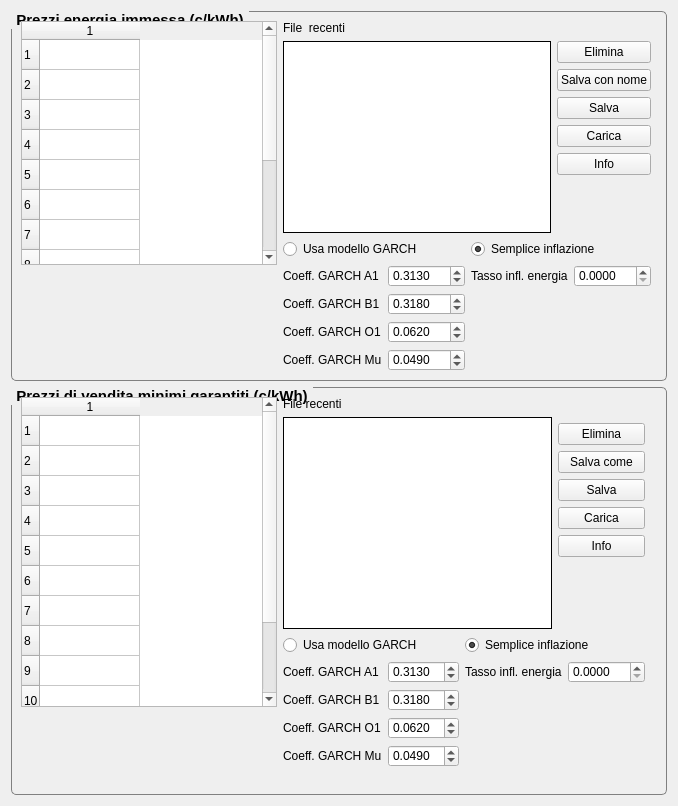
     <widget class="QWidget" name="page_3">
      <layout class="QGridLayout" name="gridLayout_21">
       <item row="0" column="0">
        <widget class="QGroupBox" name="groupPrezzi">
         <property name="sizePolicy">
          <sizepolicy hsizetype="Expanding" vsizetype="Expanding">
           <horstretch>0</horstretch>
           <verstretch>0</verstretch>
          </sizepolicy>
         </property>
         <property name="font">
          <font>
           <pointsize>11</pointsize>
           <weight>75</weight>
           <bold>true</bold>
          </font>
         </property>
         <property name="styleSheet">
          <string notr="true">QGroupBox {
     background-color: qlineargradient(x1: 0, y1: 0, x2: 0, y2: 1,
                                       stop: 0 #E0E0E0, stop: 1 #FFFFFF);
     border: 1px solid gray;
     border-radius: 5px;
     margin-top: 4ex; /* leave space at the top for the title */
 }
QGroupBox::title {
     subcontrol-origin: margin;
     subcontrol-position: top left; /* position at the top center */
     padding: 0 3px;
      
 }</string>
         </property>
         <property name="title">
          <string>Prezzi energia immessa (c/kWh)</string>
         </property>
         <layout class="QGridLayout" name="gridLayout_29">
          <item row="0" column="0" rowspan="4">
           <widget class="QTableWidget" name="tablePrezziEnergia">
            <property name="rowCount">
             <number>12</number>
            </property>
            <property name="columnCount">
             <number>1</number>
            </property>
            <row/>
            <row/>
            <row/>
            <row/>
            <row/>
            <row/>
            <row/>
            <row/>
            <row/>
            <row/>
            <row/>
            <row/>
            <column/>
           </widget>
          </item>
          <item row="0" column="1">
           <widget class="QLabel" name="label_50">
            <property name="text">
             <string>File  recenti </string>
            </property>
           </widget>
          </item>
          <item row="0" column="4" rowspan="5">
           <widget class="QwtPlot" name="qwtPrezzi">
            <property name="sizePolicy">
             <sizepolicy hsizetype="Expanding" vsizetype="Expanding">
              <horstretch>0</horstretch>
              <verstretch>0</verstretch>
             </sizepolicy>
            </property>
           </widget>
          </item>
          <item row="1" column="1" colspan="2">
           <widget class="QListView" name="listEnergyPrices">
            <property name="maximumSize">
             <size>
              <width>10000</width>
              <height>300</height>
             </size>
            </property>
            <property name="autoFillBackground">
             <bool>true</bool>
            </property>
            <property name="styleSheet">
             <string notr="true"> QListView {
     show-decoration-selected: 1; /* make the selection span the entire width of the view */
 }

 QListView::item:alternate {
     background: #EEEEEE;
 } QListView {
     alternate-background-color: yellow;
 } QListView::item:selected {
     border: 1px solid #6a6ea9;
 }

 QListView::item:selected:!active {
     background: qlineargradient(x1: 0, y1: 0, x2: 0, y2: 1,
                                 stop: 0 #ABAFE5, stop: 1 #8588B2);
 }

 QListView::item:selected:active {
     background: qlineargradient(x1: 0, y1: 0, x2: 0, y2: 1,
                                 stop: 0 #6a6ea9, stop: 1 #888dd9);
 }

 QListView::item:hover {
     background: qlineargradient(x1: 0, y1: 0, x2: 0, y2: 1,
                                 stop: 0 #FAFBFE, stop: 1 #DCDEF1);
 }</string>
            </property>
            <property name="frameShape">
             <enum>QFrame::Panel</enum>
            </property>
            <property name="frameShadow">
             <enum>QFrame::Plain</enum>
            </property>
            <property name="wordWrap">
             <bool>true</bool>
            </property>
           </widget>
          </item>
          <item row="1" column="3">
           <layout class="QGridLayout" name="gridLayout_14">
            <item row="1" column="0">
             <widget class="QPushButton" name="pushSavePrezziEnergiaAs">
              <property name="sizePolicy">
               <sizepolicy hsizetype="Minimum" vsizetype="Preferred">
                <horstretch>0</horstretch>
                <verstretch>0</verstretch>
               </sizepolicy>
              </property>
              <property name="text">
               <string>Salva con nome</string>
              </property>
             </widget>
            </item>
            <item row="2" column="0">
             <widget class="QPushButton" name="pushSavePrezziEnergia">
              <property name="sizePolicy">
               <sizepolicy hsizetype="Minimum" vsizetype="Preferred">
                <horstretch>0</horstretch>
                <verstretch>0</verstretch>
               </sizepolicy>
              </property>
              <property name="text">
               <string>Salva</string>
              </property>
              <property name="icon">
               <iconset>
                <normaloff>:/images/save.png</normaloff>:/images/save.png</iconset>
              </property>
             </widget>
            </item>
            <item row="3" column="0">
             <widget class="QPushButton" name="pushLoadPrezziEnergia">
              <property name="sizePolicy">
               <sizepolicy hsizetype="Minimum" vsizetype="Preferred">
                <horstretch>0</horstretch>
                <verstretch>0</verstretch>
               </sizepolicy>
              </property>
              <property name="text">
               <string>Carica</string>
              </property>
              <property name="icon">
               <iconset>
                <normaloff>:/images/open.png</normaloff>:/images/open.png</iconset>
              </property>
             </widget>
            </item>
            <item row="4" column="0">
             <widget class="QPushButton" name="pushInfoPrezzi">
              <property name="sizePolicy">
               <sizepolicy hsizetype="Minimum" vsizetype="Preferred">
                <horstretch>0</horstretch>
                <verstretch>0</verstretch>
               </sizepolicy>
              </property>
              <property name="text">
               <string>Info</string>
              </property>
             </widget>
            </item>
            <item row="5" column="0">
             <spacer name="verticalSpacer_2">
              <property name="orientation">
               <enum>Qt::Vertical</enum>
              </property>
              <property name="sizeHint" stdset="0">
               <size>
                <width>20</width>
                <height>18</height>
               </size>
              </property>
             </spacer>
            </item>
            <item row="0" column="0">
             <widget class="QPushButton" name="pushCutPrezziFile">
              <property name="text">
               <string>Elimina</string>
              </property>
             </widget>
            </item>
           </layout>
          </item>
          <item row="2" column="1">
           <widget class="QRadioButton" name="radioGARCH">
            <property name="sizePolicy">
             <sizepolicy hsizetype="Minimum" vsizetype="Preferred">
              <horstretch>0</horstretch>
              <verstretch>0</verstretch>
             </sizepolicy>
            </property>
            <property name="minimumSize">
             <size>
              <width>0</width>
              <height>20</height>
             </size>
            </property>
            <property name="text">
             <string>Usa modello GARCH</string>
            </property>
           </widget>
          </item>
          <item row="2" column="2" rowspan="3" colspan="2">
           <layout class="QGridLayout" name="gridLayout_17">
            <item row="0" column="0">
             <widget class="QRadioButton" name="radioSimpleInflation">
              <property name="text">
               <string>Semplice inflazione</string>
              </property>
              <property name="checked">
               <bool>true</bool>
              </property>
             </widget>
            </item>
            <item row="1" column="0">
             <layout class="QHBoxLayout" name="horizontalLayout_4">
              <item>
               <widget class="QLabel" name="label_40">
                <property name="text">
                 <string>Tasso infl. energia</string>
                </property>
               </widget>
              </item>
              <item>
               <widget class="QDoubleSpinBox" name="dEnergyInflationRate2">
                <property name="sizePolicy">
                 <sizepolicy hsizetype="Minimum" vsizetype="Fixed">
                  <horstretch>0</horstretch>
                  <verstretch>0</verstretch>
                 </sizepolicy>
                </property>
                <property name="decimals">
                 <number>4</number>
                </property>
                <property name="maximum">
                 <double>100.000000000000000</double>
                </property>
               </widget>
              </item>
             </layout>
            </item>
            <item row="2" column="0">
             <spacer name="verticalSpacer_7">
              <property name="orientation">
               <enum>Qt::Vertical</enum>
              </property>
              <property name="sizeHint" stdset="0">
               <size>
                <width>20</width>
                <height>38</height>
               </size>
              </property>
             </spacer>
            </item>
           </layout>
          </item>
          <item row="3" column="1" rowspan="2">
           <layout class="QGridLayout" name="gridLayout_9">
            <item row="0" column="0">
             <widget class="QLabel" name="label_10">
              <property name="text">
               <string>Coeff. GARCH A1</string>
              </property>
             </widget>
            </item>
            <item row="0" column="1">
             <widget class="QDoubleSpinBox" name="da1">
              <property name="decimals">
               <number>4</number>
              </property>
              <property name="maximum">
               <double>100.000000000000000</double>
              </property>
              <property name="value">
               <double>0.313000000000000</double>
              </property>
             </widget>
            </item>
            <item row="1" column="0">
             <widget class="QLabel" name="label_37">
              <property name="text">
               <string>Coeff. GARCH B1</string>
              </property>
             </widget>
            </item>
            <item row="1" column="1">
             <widget class="QDoubleSpinBox" name="db1">
              <property name="decimals">
               <number>4</number>
              </property>
              <property name="maximum">
               <double>100.000000000000000</double>
              </property>
              <property name="value">
               <double>0.318000000000000</double>
              </property>
             </widget>
            </item>
            <item row="2" column="0">
             <widget class="QLabel" name="label_38">
              <property name="text">
               <string>Coeff. GARCH O1</string>
              </property>
             </widget>
            </item>
            <item row="2" column="1">
             <widget class="QDoubleSpinBox" name="dO">
              <property name="decimals">
               <number>4</number>
              </property>
              <property name="maximum">
               <double>100.000000000000000</double>
              </property>
              <property name="value">
               <double>0.062000000000000</double>
              </property>
             </widget>
            </item>
            <item row="3" column="0">
             <widget class="QLabel" name="label_39">
              <property name="text">
               <string>Coeff. GARCH Mu</string>
              </property>
             </widget>
            </item>
            <item row="3" column="1">
             <widget class="QDoubleSpinBox" name="dMu">
              <property name="decimals">
               <number>4</number>
              </property>
              <property name="maximum">
               <double>100.000000000000000</double>
              </property>
              <property name="value">
               <double>0.049000000000000</double>
              </property>
             </widget>
            </item>
           </layout>
          </item>
          <item row="4" column="0">
           <widget class="QLabel" name="labelWarn">
            <property name="sizePolicy">
             <sizepolicy hsizetype="Expanding" vsizetype="Expanding">
              <horstretch>0</horstretch>
              <verstretch>0</verstretch>
             </sizepolicy>
            </property>
            <property name="text">
             <string/>
            </property>
           </widget>
          </item>
         </layout>
        </widget>
       </item>
       <item row="1" column="0">
        <widget class="QGroupBox" name="groupMinPrices">
         <property name="font">
          <font>
           <pointsize>11</pointsize>
           <weight>75</weight>
           <bold>true</bold>
          </font>
         </property>
         <property name="styleSheet">
          <string notr="true">QGroupBox {
     background-color: qlineargradient(x1: 0, y1: 0, x2: 0, y2: 1,
                                       stop: 0 #E0E0E0, stop: 1 #FFFFFF);
     border: 1px solid gray;
     border-radius: 5px;
     margin-top: 4ex; /* leave space at the top for the title */
 }
QGroupBox::title {
     subcontrol-origin: margin;
     subcontrol-position: top left; /* position at the top center */
     padding: 0 3px;
      
 }</string>
         </property>
         <property name="title">
          <string>Prezzi di vendita minimi garantiti (c/kWh)</string>
         </property>
         <layout class="QGridLayout" name="gridLayout_20">
          <item row="0" column="0" rowspan="9">
           <widget class="QTableWidget" name="tableMinPrezziEnergia">
            <property name="rowCount">
             <number>12</number>
            </property>
            <property name="columnCount">
             <number>1</number>
            </property>
            <row/>
            <row/>
            <row/>
            <row/>
            <row/>
            <row/>
            <row/>
            <row/>
            <row/>
            <row/>
            <row/>
            <row/>
            <column/>
           </widget>
          </item>
          <item row="0" column="1">
           <widget class="QLabel" name="label_51">
            <property name="text">
             <string>File recenti</string>
            </property>
           </widget>
          </item>
          <item row="0" column="4" rowspan="10">
           <widget class="QwtPlot" name="qwtMinPrezzi">
            <property name="sizePolicy">
             <sizepolicy hsizetype="Expanding" vsizetype="Expanding">
              <horstretch>0</horstretch>
              <verstretch>0</verstretch>
             </sizepolicy>
            </property>
           </widget>
          </item>
          <item row="1" column="1" rowspan="7" colspan="2">
           <widget class="QListView" name="listMinEnergyPrices">
            <property name="maximumSize">
             <size>
              <width>10000</width>
              <height>16777215</height>
             </size>
            </property>
            <property name="autoFillBackground">
             <bool>true</bool>
            </property>
            <property name="styleSheet">
             <string notr="true"> QListView {
     show-decoration-selected: 1; /* make the selection span the entire width of the view */
 }

 QListView::item:alternate {
     background: #EEEEEE;
 } QListView {
     alternate-background-color: yellow;
 } QListView::item:selected {
     border: 1px solid #6a6ea9;
 }

 QListView::item:selected:!active {
     background: qlineargradient(x1: 0, y1: 0, x2: 0, y2: 1,
                                 stop: 0 #ABAFE5, stop: 1 #8588B2);
 }

 QListView::item:selected:active {
     background: qlineargradient(x1: 0, y1: 0, x2: 0, y2: 1,
                                 stop: 0 #6a6ea9, stop: 1 #888dd9);
 }

 QListView::item:hover {
     background: qlineargradient(x1: 0, y1: 0, x2: 0, y2: 1,
                                 stop: 0 #FAFBFE, stop: 1 #DCDEF1);
 }</string>
            </property>
            <property name="frameShape">
             <enum>QFrame::Panel</enum>
            </property>
            <property name="frameShadow">
             <enum>QFrame::Plain</enum>
            </property>
            <property name="wordWrap">
             <bool>true</bool>
            </property>
           </widget>
          </item>
          <item row="3" column="3">
           <widget class="QPushButton" name="pushSaveMinPrezziEnergiaAs">
            <property name="text">
             <string>Salva come</string>
            </property>
           </widget>
          </item>
          <item row="5" column="3">
           <widget class="QPushButton" name="pushLoadMinPrezziEnergia">
            <property name="text">
             <string>Carica</string>
            </property>
            <property name="icon">
             <iconset>
              <normaloff>:/images/open.png</normaloff>:/images/open.png</iconset>
            </property>
           </widget>
          </item>
          <item row="6" column="3">
           <widget class="QPushButton" name="pushInfoPrezziMinimi">
            <property name="text">
             <string>Info</string>
            </property>
           </widget>
          </item>
          <item row="7" column="3">
           <spacer name="verticalSpacer_8">
            <property name="orientation">
             <enum>Qt::Vertical</enum>
            </property>
            <property name="sizeHint" stdset="0">
             <size>
              <width>20</width>
              <height>72</height>
             </size>
            </property>
           </spacer>
          </item>
          <item row="8" column="1" rowspan="2">
           <layout class="QGridLayout" name="gridLayout_18">
            <item row="0" column="0" colspan="2">
             <widget class="QRadioButton" name="radioGARCH_2">
              <property name="text">
               <string>Usa modello GARCH</string>
              </property>
             </widget>
            </item>
            <item row="1" column="0">
             <widget class="QLabel" name="label_41">
              <property name="text">
               <string>Coeff. GARCH A1</string>
              </property>
             </widget>
            </item>
            <item row="1" column="1">
             <widget class="QDoubleSpinBox" name="dminPricesA1">
              <property name="decimals">
               <number>4</number>
              </property>
              <property name="value">
               <double>0.313000000000000</double>
              </property>
             </widget>
            </item>
            <item row="2" column="0">
             <widget class="QLabel" name="label_42">
              <property name="text">
               <string>Coeff. GARCH B1</string>
              </property>
             </widget>
            </item>
            <item row="2" column="1">
             <widget class="QDoubleSpinBox" name="dminPricesB1">
              <property name="decimals">
               <number>4</number>
              </property>
              <property name="value">
               <double>0.318000000000000</double>
              </property>
             </widget>
            </item>
            <item row="3" column="0">
             <widget class="QLabel" name="label_43">
              <property name="text">
               <string>Coeff. GARCH O1</string>
              </property>
             </widget>
            </item>
            <item row="3" column="1">
             <widget class="QDoubleSpinBox" name="dminPricesO1">
              <property name="decimals">
               <number>4</number>
              </property>
              <property name="value">
               <double>0.062000000000000</double>
              </property>
             </widget>
            </item>
            <item row="4" column="0">
             <widget class="QLabel" name="label_44">
              <property name="text">
               <string>Coeff. GARCH Mu</string>
              </property>
             </widget>
            </item>
            <item row="4" column="1">
             <widget class="QDoubleSpinBox" name="dminPricesMu">
              <property name="decimals">
               <number>4</number>
              </property>
              <property name="value">
               <double>0.049000000000000</double>
              </property>
             </widget>
            </item>
            <item row="5" column="0">
             <spacer name="verticalSpacer_3">
              <property name="orientation">
               <enum>Qt::Vertical</enum>
              </property>
              <property name="sizeHint" stdset="0">
               <size>
                <width>20</width>
                <height>18</height>
               </size>
              </property>
             </spacer>
            </item>
           </layout>
          </item>
          <item row="8" column="2" rowspan="2" colspan="2">
           <layout class="QGridLayout" name="gridLayout_19">
            <item row="0" column="0" colspan="2">
             <widget class="QRadioButton" name="radioSimpleInflation_2">
              <property name="text">
               <string>Semplice inflazione</string>
              </property>
              <property name="checked">
               <bool>true</bool>
              </property>
             </widget>
            </item>
            <item row="1" column="0">
             <widget class="QLabel" name="label_45">
              <property name="text">
               <string>Tasso infl. energia</string>
              </property>
             </widget>
            </item>
            <item row="1" column="1">
             <widget class="QDoubleSpinBox" name="dEnergyInflationRateSell">
              <property name="decimals">
               <number>4</number>
              </property>
              <property name="maximum">
               <double>100.000000000000000</double>
              </property>
             </widget>
            </item>
            <item row="2" column="0">
             <spacer name="verticalSpacer_5">
              <property name="orientation">
               <enum>Qt::Vertical</enum>
              </property>
              <property name="sizeHint" stdset="0">
               <size>
                <width>20</width>
                <height>38</height>
               </size>
              </property>
             </spacer>
            </item>
           </layout>
          </item>
          <item row="9" column="0">
           <widget class="QLabel" name="labelWarnMin">
            <property name="text">
             <string/>
            </property>
           </widget>
          </item>
          <item row="4" column="3">
           <widget class="QPushButton" name="pushSaveMinPrezziEnergia">
            <property name="text">
             <string>Salva</string>
            </property>
            <property name="icon">
             <iconset>
              <normaloff>:/images/save.png</normaloff>:/images/save.png</iconset>
            </property>
           </widget>
          </item>
          <item row="2" column="3">
           <widget class="QPushButton" name="pushCutMinPrezziFile">
            <property name="text">
             <string>Elimina</string>
            </property>
           </widget>
          </item>
         </layout>
        </widget>
       </item>
      </layout>
     </widget>
